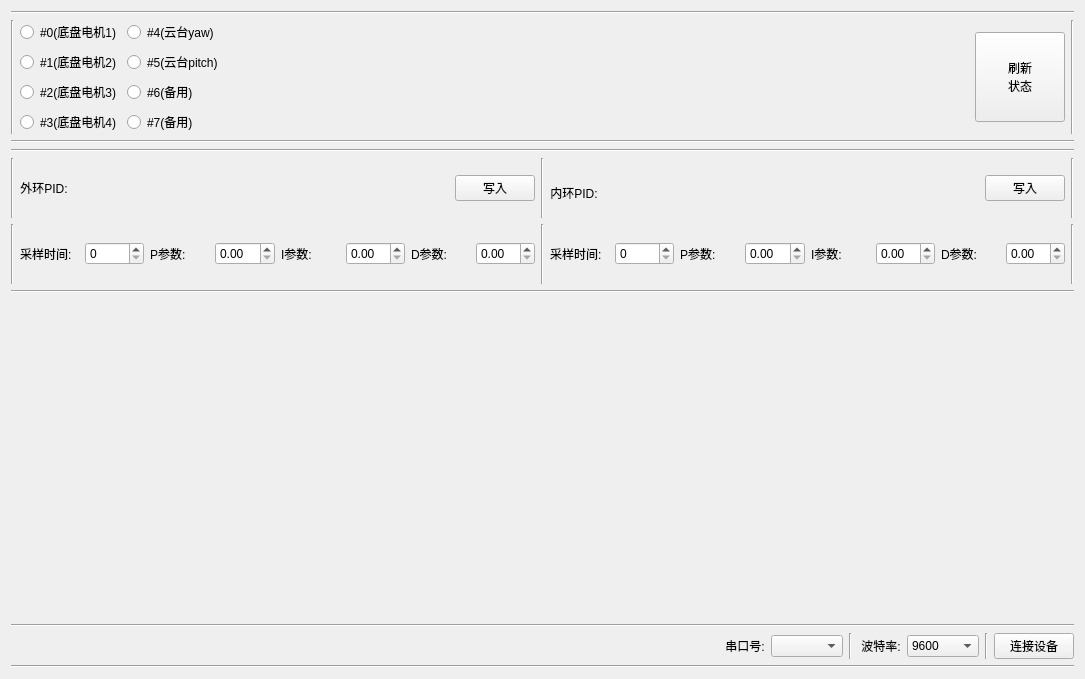
<?xml version="1.0" encoding="UTF-8"?>
<ui version="4.0">
 <class>PID_uppermonitorClass</class>
 <widget class="QWidget" name="PID_uppermonitorClass">
  <property name="geometry">
   <rect>
    <x>0</x>
    <y>0</y>
    <width>1085</width>
    <height>679</height>
   </rect>
  </property>
  <property name="windowTitle">
   <string>PID调参软件——SLDX</string>
  </property>
  <layout class="QVBoxLayout" name="verticalLayout">
   <item>
    <widget class="Line" name="line_8">
     <property name="orientation">
      <enum>Qt::Horizontal</enum>
     </property>
    </widget>
   </item>
   <item>
    <layout class="QHBoxLayout" name="horizontalLayout_2">
     <item>
      <widget class="Line" name="line_13">
       <property name="orientation">
        <enum>Qt::Vertical</enum>
       </property>
      </widget>
     </item>
     <item>
      <layout class="QVBoxLayout" name="verticalLayout_3">
       <item>
        <widget class="QRadioButton" name="radioButton_0">
         <property name="text">
          <string>#0(底盘电机1)</string>
         </property>
        </widget>
       </item>
       <item>
        <widget class="QRadioButton" name="radioButton_1">
         <property name="text">
          <string>#1(底盘电机2)</string>
         </property>
        </widget>
       </item>
       <item>
        <widget class="QRadioButton" name="radioButton_2">
         <property name="text">
          <string>#2(底盘电机3)</string>
         </property>
        </widget>
       </item>
       <item>
        <widget class="QRadioButton" name="radioButton_3">
         <property name="text">
          <string>#3(底盘电机4)</string>
         </property>
        </widget>
       </item>
      </layout>
     </item>
     <item>
      <layout class="QVBoxLayout" name="verticalLayout_4">
       <item>
        <widget class="QRadioButton" name="radioButton_4">
         <property name="text">
          <string>#4(云台yaw)</string>
         </property>
        </widget>
       </item>
       <item>
        <widget class="QRadioButton" name="radioButton_5">
         <property name="text">
          <string>#5(云台pitch)</string>
         </property>
        </widget>
       </item>
       <item>
        <widget class="QRadioButton" name="radioButton_6">
         <property name="text">
          <string>#6(备用)</string>
         </property>
        </widget>
       </item>
       <item>
        <widget class="QRadioButton" name="radioButton_7">
         <property name="text">
          <string>#7(备用)</string>
         </property>
        </widget>
       </item>
      </layout>
     </item>
     <item>
      <spacer name="horizontalSpacer_2">
       <property name="orientation">
        <enum>Qt::Horizontal</enum>
       </property>
       <property name="sizeHint" stdset="0">
        <size>
         <width>40</width>
         <height>20</height>
        </size>
       </property>
      </spacer>
     </item>
     <item>
      <widget class="QPushButton" name="pushButton_freshen">
       <property name="minimumSize">
        <size>
         <width>90</width>
         <height>90</height>
        </size>
       </property>
       <property name="maximumSize">
        <size>
         <width>90</width>
         <height>90</height>
        </size>
       </property>
       <property name="text">
        <string>刷新
状态</string>
       </property>
      </widget>
     </item>
     <item>
      <widget class="Line" name="line_14">
       <property name="orientation">
        <enum>Qt::Vertical</enum>
       </property>
      </widget>
     </item>
    </layout>
   </item>
   <item>
    <widget class="Line" name="line_7">
     <property name="orientation">
      <enum>Qt::Horizontal</enum>
     </property>
    </widget>
   </item>
   <item>
    <layout class="QVBoxLayout" name="verticalLayout_2">
     <item>
      <widget class="Line" name="line_6">
       <property name="orientation">
        <enum>Qt::Horizontal</enum>
       </property>
      </widget>
     </item>
     <item>
      <layout class="QHBoxLayout" name="horizontalLayout_3">
       <property name="topMargin">
        <number>0</number>
       </property>
       <item>
        <widget class="Line" name="line_4">
         <property name="orientation">
          <enum>Qt::Vertical</enum>
         </property>
        </widget>
       </item>
       <item>
        <widget class="QLabel" name="label_2">
         <property name="maximumSize">
          <size>
           <width>16777215</width>
           <height>50</height>
          </size>
         </property>
         <property name="layoutDirection">
          <enum>Qt::LeftToRight</enum>
         </property>
         <property name="text">
          <string>外环PID:</string>
         </property>
         <property name="alignment">
          <set>Qt::AlignCenter</set>
         </property>
        </widget>
       </item>
       <item>
        <spacer name="horizontalSpacer_3">
         <property name="orientation">
          <enum>Qt::Horizontal</enum>
         </property>
         <property name="sizeHint" stdset="0">
          <size>
           <width>40</width>
           <height>20</height>
          </size>
         </property>
        </spacer>
       </item>
       <item>
        <widget class="QPushButton" name="pushButton_outloopWrite">
         <property name="text">
          <string>写入</string>
         </property>
        </widget>
       </item>
       <item>
        <widget class="Line" name="line_2">
         <property name="orientation">
          <enum>Qt::Vertical</enum>
         </property>
        </widget>
       </item>
       <item>
        <widget class="QLabel" name="label">
         <property name="minimumSize">
          <size>
           <width>0</width>
           <height>60</height>
          </size>
         </property>
         <property name="maximumSize">
          <size>
           <width>16777215</width>
           <height>50</height>
          </size>
         </property>
         <property name="text">
          <string>内环PID:</string>
         </property>
         <property name="alignment">
          <set>Qt::AlignCenter</set>
         </property>
        </widget>
       </item>
       <item>
        <spacer name="horizontalSpacer_4">
         <property name="orientation">
          <enum>Qt::Horizontal</enum>
         </property>
         <property name="sizeHint" stdset="0">
          <size>
           <width>40</width>
           <height>20</height>
          </size>
         </property>
        </spacer>
       </item>
       <item>
        <widget class="QPushButton" name="pushButton_inloopWrite">
         <property name="text">
          <string>写入</string>
         </property>
        </widget>
       </item>
       <item>
        <widget class="Line" name="line_11">
         <property name="orientation">
          <enum>Qt::Vertical</enum>
         </property>
        </widget>
       </item>
      </layout>
     </item>
     <item>
      <layout class="QHBoxLayout" name="horizontalLayout_4">
       <item>
        <widget class="Line" name="line_3">
         <property name="orientation">
          <enum>Qt::Vertical</enum>
         </property>
        </widget>
       </item>
       <item>
        <widget class="QLabel" name="label_3">
         <property name="minimumSize">
          <size>
           <width>0</width>
           <height>60</height>
          </size>
         </property>
         <property name="text">
          <string>采样时间:</string>
         </property>
        </widget>
       </item>
       <item>
        <widget class="QSpinBox" name="spinBox_outlooptime">
         <property name="maximum">
          <number>300</number>
         </property>
        </widget>
       </item>
       <item>
        <widget class="QLabel" name="label_4">
         <property name="text">
          <string>P参数:</string>
         </property>
        </widget>
       </item>
       <item>
        <widget class="QDoubleSpinBox" name="doubleSpinBox_outloopP"/>
       </item>
       <item>
        <widget class="QLabel" name="label_5">
         <property name="text">
          <string>I参数:</string>
         </property>
        </widget>
       </item>
       <item>
        <widget class="QDoubleSpinBox" name="doubleSpinBox_outloopI"/>
       </item>
       <item>
        <widget class="QLabel" name="label_6">
         <property name="text">
          <string>D参数:</string>
         </property>
        </widget>
       </item>
       <item>
        <widget class="QDoubleSpinBox" name="doubleSpinBox_outloopD"/>
       </item>
       <item>
        <widget class="Line" name="line">
         <property name="orientation">
          <enum>Qt::Vertical</enum>
         </property>
        </widget>
       </item>
       <item>
        <widget class="QLabel" name="label_7">
         <property name="text">
          <string>采样时间:</string>
         </property>
        </widget>
       </item>
       <item>
        <widget class="QSpinBox" name="spinBox_inlooptime">
         <property name="maximum">
          <number>300</number>
         </property>
        </widget>
       </item>
       <item>
        <widget class="QLabel" name="label_8">
         <property name="text">
          <string>P参数:</string>
         </property>
        </widget>
       </item>
       <item>
        <widget class="QDoubleSpinBox" name="doubleSpinBox_inloopP"/>
       </item>
       <item>
        <widget class="QLabel" name="label_9">
         <property name="text">
          <string>I参数:</string>
         </property>
        </widget>
       </item>
       <item>
        <widget class="QDoubleSpinBox" name="doubleSpinBox_inloopI"/>
       </item>
       <item>
        <widget class="QLabel" name="label_10">
         <property name="text">
          <string>D参数:</string>
         </property>
        </widget>
       </item>
       <item>
        <widget class="QDoubleSpinBox" name="doubleSpinBox_inloopD"/>
       </item>
       <item>
        <widget class="Line" name="line_12">
         <property name="orientation">
          <enum>Qt::Vertical</enum>
         </property>
        </widget>
       </item>
      </layout>
     </item>
     <item>
      <widget class="Line" name="line_5">
       <property name="orientation">
        <enum>Qt::Horizontal</enum>
       </property>
      </widget>
     </item>
    </layout>
   </item>
   <item>
    <spacer name="verticalSpacer">
     <property name="orientation">
      <enum>Qt::Vertical</enum>
     </property>
     <property name="sizeHint" stdset="0">
      <size>
       <width>20</width>
       <height>40</height>
      </size>
     </property>
    </spacer>
   </item>
   <item>
    <widget class="Line" name="line_9">
     <property name="orientation">
      <enum>Qt::Horizontal</enum>
     </property>
    </widget>
   </item>
   <item>
    <layout class="QHBoxLayout" name="horizontalLayout">
     <property name="topMargin">
      <number>0</number>
     </property>
     <property name="bottomMargin">
      <number>0</number>
     </property>
     <item>
      <spacer name="horizontalSpacer">
       <property name="orientation">
        <enum>Qt::Horizontal</enum>
       </property>
       <property name="sizeHint" stdset="0">
        <size>
         <width>40</width>
         <height>17</height>
        </size>
       </property>
      </spacer>
     </item>
     <item>
      <widget class="QLabel" name="label_portName">
       <property name="maximumSize">
        <size>
         <width>60</width>
         <height>20</height>
        </size>
       </property>
       <property name="baseSize">
        <size>
         <width>60</width>
         <height>20</height>
        </size>
       </property>
       <property name="text">
        <string> 串口号:</string>
       </property>
      </widget>
     </item>
     <item>
      <widget class="QComboBox" name="comboBox_portName"/>
     </item>
     <item>
      <widget class="Line" name="line_17">
       <property name="orientation">
        <enum>Qt::Vertical</enum>
       </property>
      </widget>
     </item>
     <item>
      <widget class="QLabel" name="Label_baudRate">
       <property name="enabled">
        <bool>true</bool>
       </property>
       <property name="maximumSize">
        <size>
         <width>60</width>
         <height>20</height>
        </size>
       </property>
       <property name="sizeIncrement">
        <size>
         <width>50</width>
         <height>20</height>
        </size>
       </property>
       <property name="baseSize">
        <size>
         <width>50</width>
         <height>20</height>
        </size>
       </property>
       <property name="text">
        <string> 波特率:</string>
       </property>
      </widget>
     </item>
     <item>
      <widget class="QComboBox" name="comboBox_baudRate">
       <item>
        <property name="text">
         <string>9600</string>
        </property>
       </item>
       <item>
        <property name="text">
         <string>115200</string>
        </property>
       </item>
      </widget>
     </item>
     <item>
      <widget class="Line" name="line_18">
       <property name="orientation">
        <enum>Qt::Vertical</enum>
       </property>
      </widget>
     </item>
     <item>
      <widget class="QPushButton" name="pushButton_switch">
       <property name="text">
        <string>连接设备</string>
       </property>
      </widget>
     </item>
    </layout>
   </item>
   <item>
    <widget class="Line" name="line_10">
     <property name="orientation">
      <enum>Qt::Horizontal</enum>
     </property>
    </widget>
   </item>
  </layout>
 </widget>
 <layoutdefault spacing="6" margin="11"/>
 <resources>
  <include location="PID_uppermonitor.qrc"/>
 </resources>
 <connections/>
</ui>
